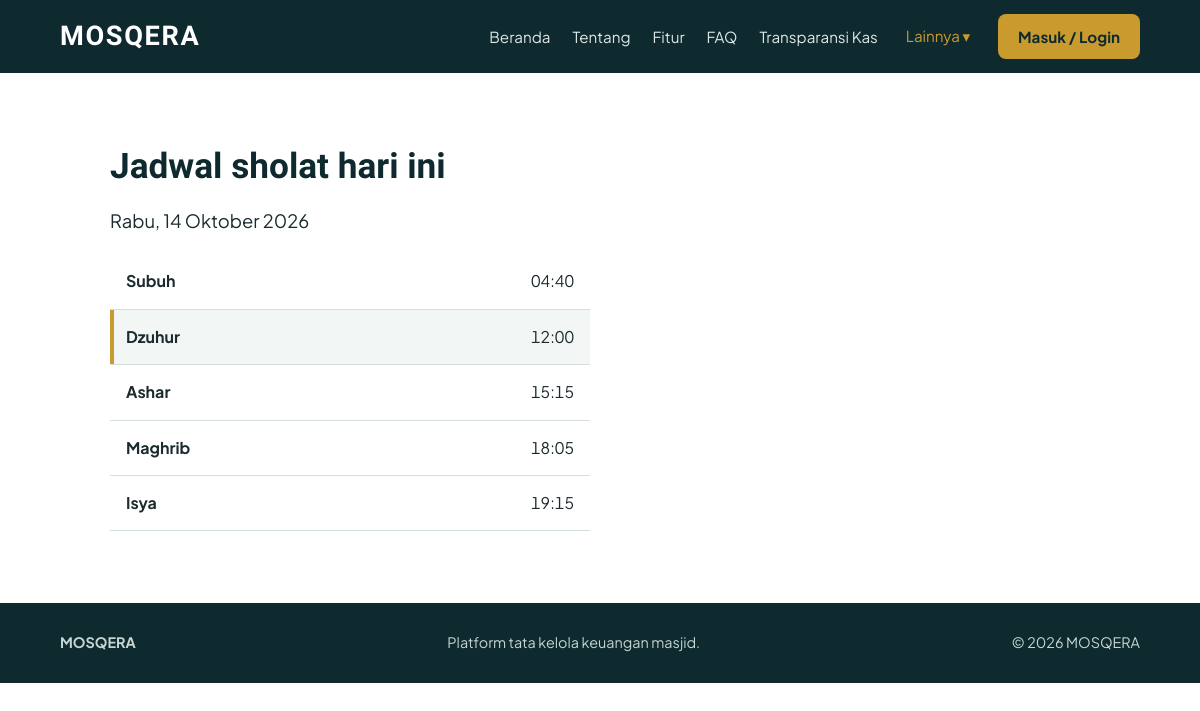
The page /jadwal.php on the database its author committed.
### tables this page shows
CREATE TABLE jadwal_sholat (
  id INT AUTO_INCREMENT PRIMARY KEY,
  nama VARCHAR(30) NOT NULL,
  waktu TIME NOT NULL
);

### config.php (called while the page is built, shortened)
<?php
function e($s){ return htmlspecialchars($s ?? '', ENT_QUOTES, 'UTF-8'); }
function jadwal($db){ return $db->query("SELECT nama, TIME_FORMAT(waktu,'%H:%i') AS waktu FROM jadwal_sholat ORDER BY waktu")->fetchAll(); }

### jadwal.php (the view, shortened to what this page needs)
<?php $title='Jadwal'; $page='jadwal'; require 'includes/header.php'; $j = jadwal($db); ?>
<section class="sec page">
  <h2>Jadwal sholat hari ini</h2>
  <p id="today" class="lead"></p>
  <table class="tbl">
    <?php foreach ($j as $r): ?>
      <tr data-t="<?= e($r['waktu']) ?>"><th><?= e($r['nama']) ?></th><td><?= e($r['waktu']) ?></td></tr>
    <?php endforeach; ?>
  </table>
</section>
<?php require 'includes/footer.php'; ?>

### includes/header.php (shortened to what this page needs)
<?php require_once __DIR__ . '/../config.php'; $page = $page ?? 'beranda'; ?>
<!DOCTYPE html>
<html lang="id">
<head>
<link rel="stylesheet" href="assets/css/style.css?v=<?= file_exists(__DIR__ . '/../assets/css/style.css') ? filemtime(__DIR__ . '/../assets/css/style.css') : time() ?>">
</head>
<body>
<header class="nav">
  <a class="logo" href="index.php">MOSQERA</a>
  <nav id="menu">
    <a href="index.php" class="<?= $page=='beranda'?'on':'' ?>">Beranda</a>
    <a href="index.php#tentang">Tentang</a>
    <a href="index.php#fitur">Fitur</a>
    <a href="index.php#faq">FAQ</a>
    <a href="kas.php" class="<?= $page=='kas'?'on':'' ?>">Transparansi Kas</a>
    <div class="dd">
      <button class="dd-btn <?= in_array($page,['berita','jadwal'])?'on':'' ?>" aria-expanded="false">Lainnya ▾</button>
    </div>
    <?php if (!empty($_SESSION['user'])):
      $uRole = $_SESSION['user']['role'] ?? 'jamaah';
      $dashUrl = in_array($uRole, ['bendahara','admin']) ? 'dashboard_bendahara.php' : ($uRole==='pengurus' ? 'dashboard_pengurus.php' : 'dashboard_jamaah.php');
      $dashLabel = in_array($uRole, ['bendahara','admin']) ? 'Bendahara' : ($uRole==='pengurus' ? 'Pengurus' : 'Jamaah');
    ?>
      <div class="user-nav">
        <a href="<?= $dashUrl ?>" class="btn-dash" title="Buka Dashboard">Dashboard (<?= $dashLabel ?>)</a>
        <span class="hi">Halo, <?= e($_SESSION['user']['nama']) ?></span>
        <a class="btn-logout" href="logout.php">Keluar</a>
      </div>
    <?php else: ?>
      <a class="btn" href="login.php">Masuk / Login</a>
    <?php endif; ?>
  </nav>
</header>

### includes/footer.php (shortened to what this page needs)
<footer class="foot">
  <strong>MOSQERA</strong>
  <span>Platform tata kelola keuangan masjid.</span>
  <span>© <?= date('Y') ?> MOSQERA</span>
</footer>
</body>
</html>

### assets/css/style.css (style rules this page uses)
:root { --ink:#0e2a2f;--lapis:#1f5c8a;--mist:#f2f6f5;--brass:#c99a2e;--line:#d5e0de;--txt:#1b2b2e }
* { box-sizing:border-box }
body { margin:0;font:16px/1.65 'Plus Jakarta Sans',sans-serif;color:var(--txt);background:#fff }
h1,h2,h3,.logo { font-family:'Amiri',serif;line-height:1.2 }
a { color:var(--lapis) }
.nav { position:sticky;top:0;z-index:10;display:flex;align-items:center;justify-content:space-between;padding:14px 5vw;background:var(--ink);color:#fff }
.logo { font-size:1.7rem;font-weight:700;color:#fff;text-decoration:none;letter-spacing:.06em }
.nav nav { display:flex;align-items:center;gap:22px }
.nav nav a:not(.btn):not(.btn-logout),.dd-btn { color:#dbe7e5;text-decoration:none;font-size:.95rem;background:none;border:0;cursor:pointer;font-family:inherit }
.nav nav a:not(.btn):not(.btn-logout):hover,.nav nav a.on,.dd-btn.on,.dd-btn:hover { color:var(--brass) }
.btn { display:inline-block;background:var(--brass)!important;color:var(--ink)!important;padding:10px 20px;border-radius:8px;font-weight:700;border:0;cursor:pointer;font-family:inherit;font-size:.95rem;text-decoration:none }
.dd { position:relative }
.sec { padding:9vh 5vw;max-width:1100px;margin:auto }
.sec h2 { font-size:2.2rem;margin:0 0 16px;color:var(--ink) }
.lead { font-size:1.15rem;max-width:65ch }
.page { min-height:60vh }
.tbl { width:100%;max-width:480px;border-collapse:collapse;margin-top:16px }
.tbl th,.tbl td { padding:14px 16px;text-align:left;border-bottom:1px solid var(--line) }
.tbl td { text-align:right;font-variant-numeric:tabular-nums }
.tbl tr.now { background:var(--mist);box-shadow:inset 4px 0 var(--brass) }
.foot { display:flex;flex-wrap:wrap;gap:8px 24px;justify-content:space-between;padding:28px 5vw;background:var(--ink);color:#c5d6d3;font-size:.9rem }

### rows shown on the page
jadwal_sholat: nama "Subuh", waktu "04:40"
jadwal_sholat: nama "Dzuhur", waktu "12:00"
jadwal_sholat: nama "Ashar", waktu "15:15"
jadwal_sholat: nama "Maghrib", waktu "18:05"
jadwal_sholat: nama "Isya", waktu "19:15"
